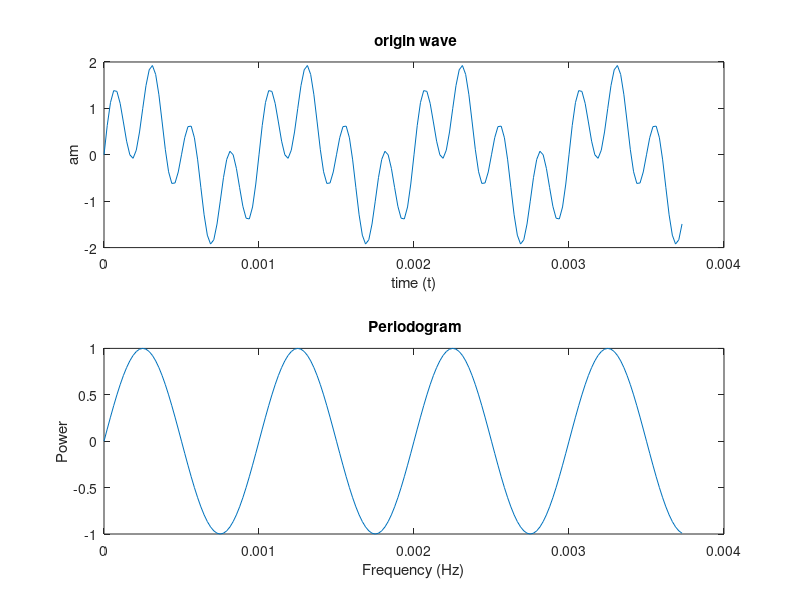

Write MATLAB code to recreate this figure.
clear;

f1=1000;%1khz
f2=4000;%4khz

fs=48000;%48khz
N=180;

n=[0:N-1];

t=n/fs;

y1=sin(2*pi*f1*t);
y2=sin(2*pi*f2*t);

y=y1+y2;

subplot(2,1,1);
plot(t,y)
xlabel('time (t)')
ylabel('am')
title('{\bf origin wave}')


FFTN= 100;
xn=zeros(1,FFTN);

subplot(2,1,2);
plot(t,y1)
xlabel('Frequency (Hz)')
ylabel('Power')
title('{\bf Periodogram}')












